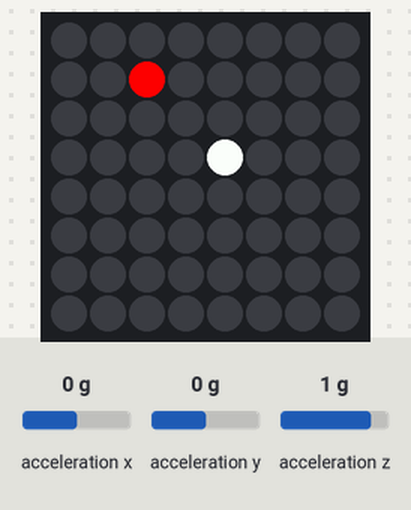
The program below on a simulated Raspberry Pi (BCM pin numbers) with a Sense HAT. Shown: the Sense HAT's 8×8 RGB LED matrix. The test bench sets the inputs (shaded band); at power-on: acceleration x 0 g, acceleration y 0 g, acceleration z 1 g. Random numbers come from a fixed seed.

Above: at 1.2 s.
1.3 s: acceleration x set to -0.3 g
2.8 s: acceleration x set to -0.6 g
At 2.98 s:
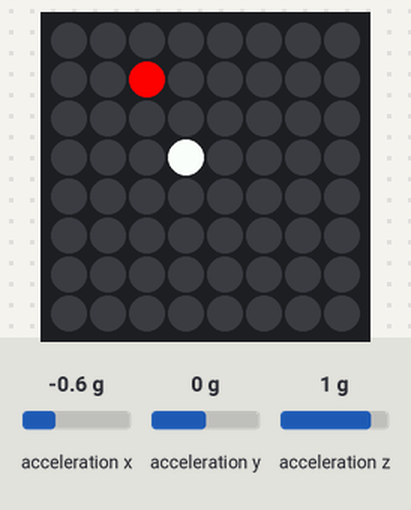
At 4.1 s:
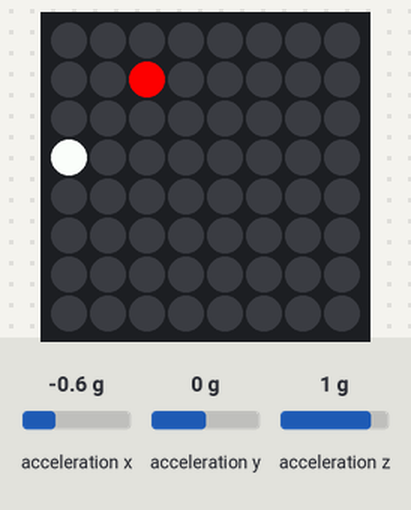
4.7 s: acceleration y set to -0.3 g
6.2 s: acceleration y set to -0.6 g
At 7.6 s:
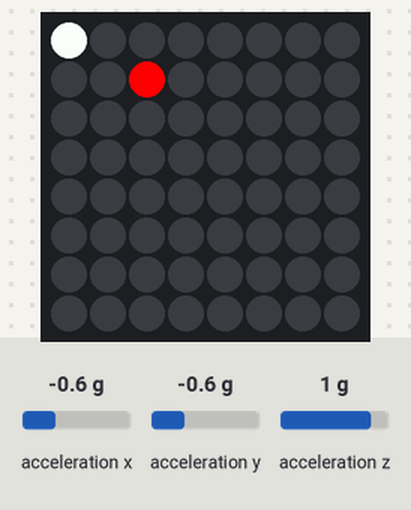
8.0 s: acceleration x set to 0.3 g
9.5 s: acceleration x set to 0.6 g
At 10.8 s:
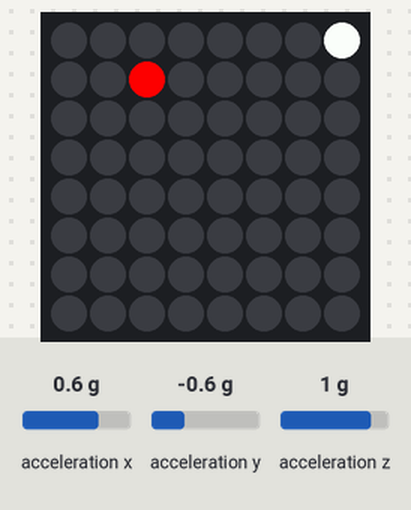
Timing chart, 0 to 12.5 s (numbered marks = the images above; inputs shaded):
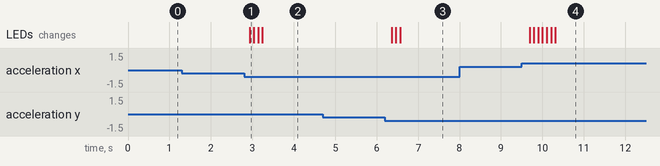

Measured:
- the behaviour switches between -0.4 and -0.5 g on acceleration x (found by bisection; images 0 and 1)
- the behaviour switches between -0.4 and -0.5 g on acceleration y (found by bisection; images 2 and 3)
- the behaviour switches between 0.4 and 0.5 g on acceleration x (found by bisection; images 3 and 4)
- after the input at 1.3 s, every drawn part: stays the same
- after the input at 2.8 s, the LEDs: change after 0.14 s (image 1)
- after the input at 4.7 s, every drawn part: stays the same
- after the input at 6.2 s, the LEDs: first change after 0.17 s (image 3 shows a later state)
- after the input at 8.0 s, every drawn part: stays the same

The program:

es9biglia.py
```python
from sense_hat import SenseHat
import random
import time
sense = SenseHat()

red = (255, 0, 0)
white = (255,255,255)

x=4
y=3
#il gioco continua all'infinito
while(1):
    # genero casualmente le coordinate del pixel corrispondente alla buca
    xtarget = random.randint(0,7)
    ytarget = random.randint(0,7)
    #prevengo che la buca venga generata sotto la pallina
    while (xtarget==x and ytarget==y):
        xtarget = random.randint(0,7)
        ytarget = random.randint(0,7)
        #concetto while: finchè non ho raggiunto l'obiettivo
    while (x!=xtarget or y!=ytarget):
        sense.clear()
        #setto il pixel corrispondente alla buca
        sense.set_pixel(xtarget, ytarget, red)
        # setto il pixel corrispondente alla biglia
        sense.set_pixel(x, y, white)
        o = sense.get_accelerometer_raw()
        pitch = o["x"]
        roll = o["y"]
        if (pitch > 0.4 and x < 7):
            x = x+1
        if (pitch < -0.4 and x > 0):
            x = x-1
        if (roll > 0.4 and y < 7):
            y = y+1
        if (roll < -0.4 and y > 0):
            y = y-1
        time.sleep(0.1)
    sense.show_message("Hai Vinto!")
```
